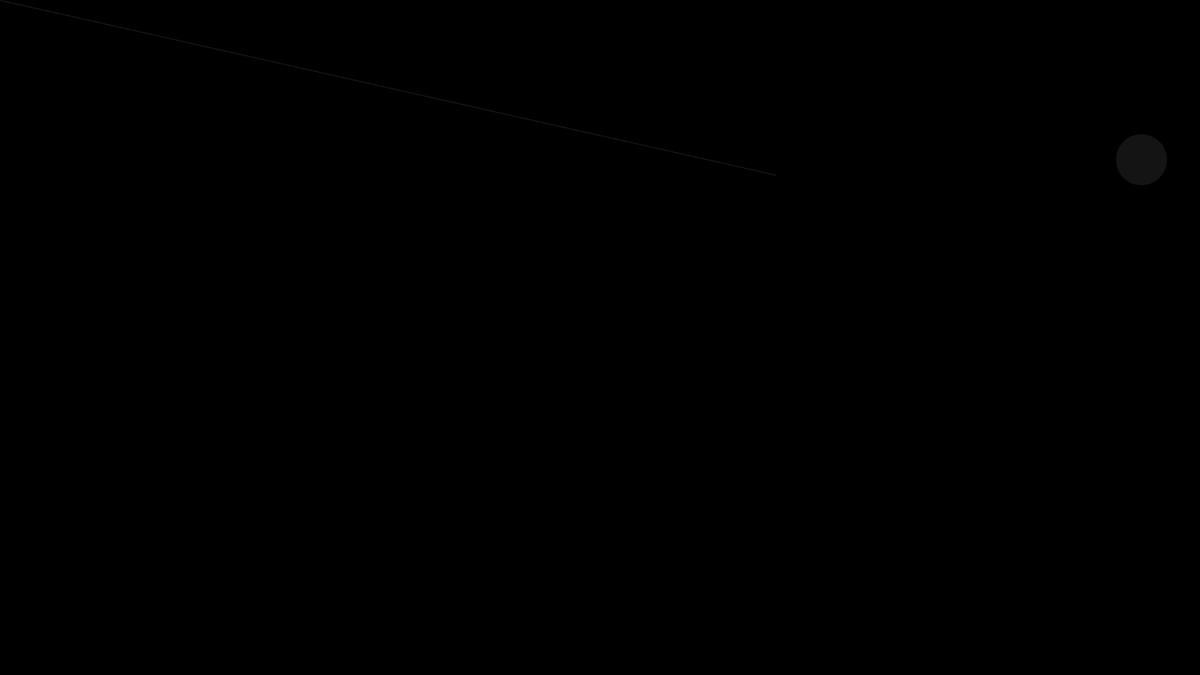
Frame 1 (no input)
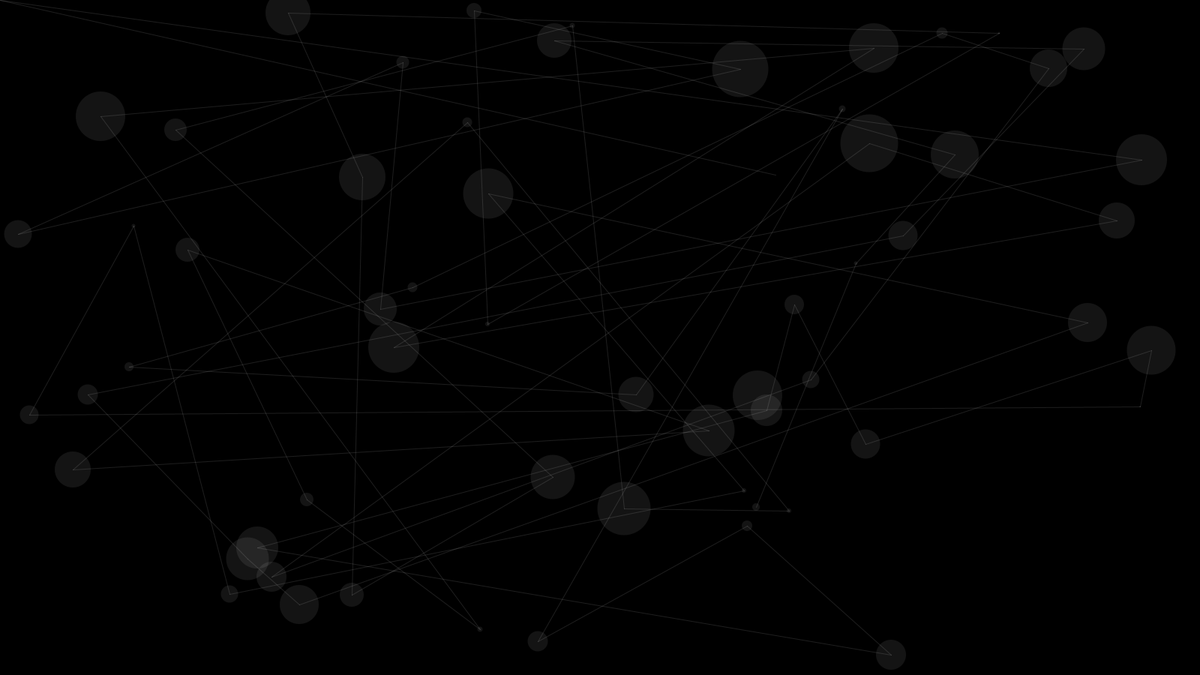
Frame 60 (the mouse pressed at the canvas centre just before this capture)
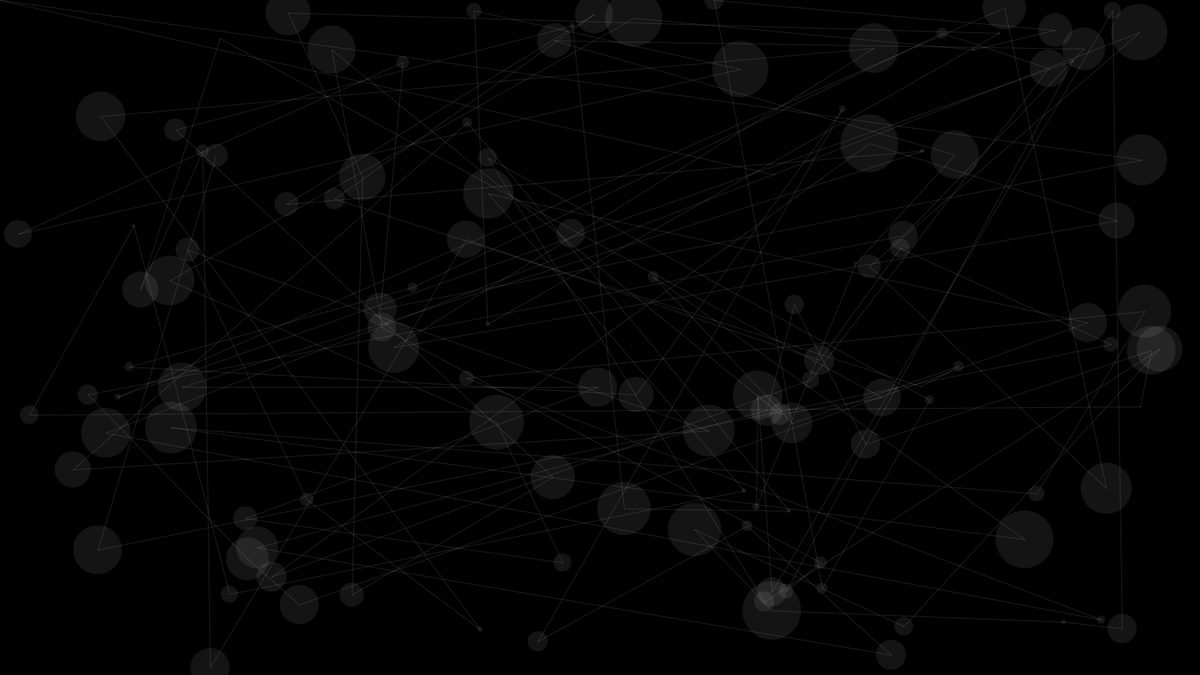
Frame 120 (the mouse held since frame 60 and released just before this capture)

The Processing sketch that drew these frames (run headless with seeded random() and noise(); from frame 60 on, the mouse is pressed at the canvas centre):

// Processing sketch: processing_108654
// ── processing_108654.pde

Dots myDots;
int[] xp = new int[1000];
int[] yp = new int[1000];
int i;
void setup() {
  size (1600, 900);
  frameRate(30);
  myDots = new Dots();
  background(0);
}
void draw() {
  myDots.update();
  myDots.connect();
  // println("x: "+xp[i]+", y: "+yp[i]);
  i++;
}
class Dots {
  int x;
  int y;
  int i=2; //array counter
  int j=0;
  Dots() {
    xp[0] = (int)random(width);
    yp[0] = (int)random(height);
    smooth();
    noStroke();
    ellipse(xp[0], yp[0], 10, 10);
  }
  void update() {
    x = (int)random(width);
    y = (int)random(height);
    smooth();
    noStroke();
    fill(255, 20);
    int dia = (int)random(1, 80);
    ellipse(x, y, dia, dia);
 
    if (i<990 || j<990) {
      xp[i] = x;
      yp[i] = y;
      //println(i);
      i++;
    }
    else {
      i=1;
      j=0;
      background(0);
     // println("array reset");
    }
  }
  void connect() {
    smooth();
    stroke(255, 30);
    line(xp[j], yp[j], xp[j+1], yp[j+1]);
    //println("x: "+xp[j]+", y: "+yp[j]);
    j++;
  }
}
